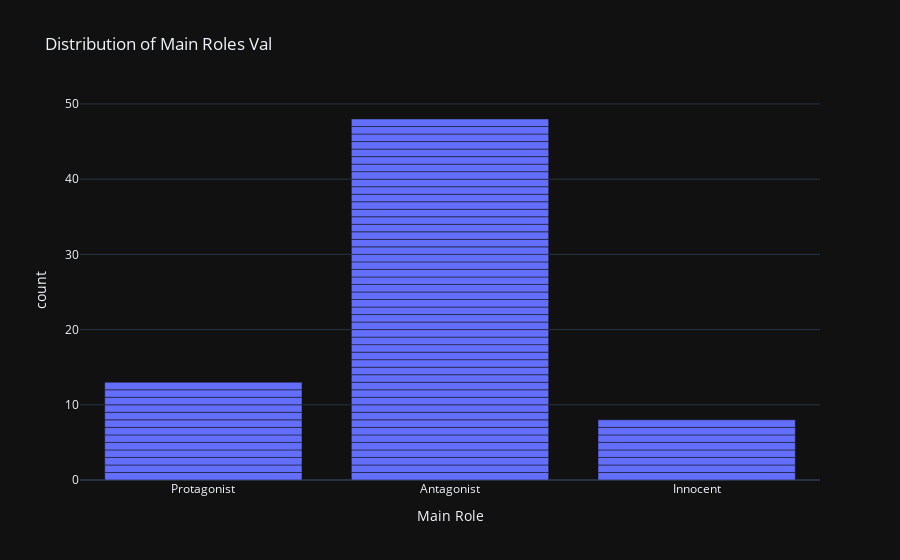

Here is the notebook cell this chart was saved with:
### Code cell
# plot the distribution of main_role
# Create a bar plot of the fine-grained role counts
fig = px.bar(df_val, 
             x='main_role', 
             title='Distribution of Main Roles Val',
             labels={'main_role': 'Main Role'},
             template='plotly_dark')  # Optional: Dark theme

# Show the plot
fig.show()

### Figure 1 — Plotly figure (JSON) as saved in the notebook; plotly's stock layout.template omitted (floating-point values rounded to 4 significant figures)
{"data": [{"alignmentgroup": "True", "hovertemplate": "Main Role=%{x}<br>count=%{y}<extra></extra>", "legendgroup": "", "marker": {"color": "#636efa", "pattern": {"shape": ""}}, "name": "", "offsetgroup": "", "orientation": "v", "showlegend": false, "textposition": "auto", "type": "bar", "x": ["Protagonist", "Antagonist", "Protagonist", "Antagonist", "Antagonist", "Antagonist", "Protagonist", "Antagonist", "Antagonist", "Antagonist", "Protagonist", "Antagonist", "Antagonist", "Innocent", "Protagonist", "Antagonist", "Innocent", "Protagonist", "Antagonist", "Antagonist", "Innocent", "Antagonist", "Antagonist", "Antagonist", "Antagonist", "Protagonist", "Antagonist", "Antagonist", "Antagonist", "Innocent", "Protagonist", "Antagonist", "Antagonist", "Antagonist", "Innocent", "Antagonist", "Antagonist", "Innocent", "Protagonist", "Innocent", "Antagonist", "Antagonist", "Protagonist", "Innocent", "Antagonist", "Protagonist", "Antagonist", "Antagonist", "Antagonist", "Antagonist", "Antagonist", "Antagonist", "Antagonist", "Antagonist", "Antagonist", "Antagonist", "Antagonist", "Antagonist", "Antagonist", "Protagonist", "Antagonist", "Antagonist", "Antagonist", "Antagonist", "Antagonist", "Antagonist", "Protagonist", "Antagonist", "Antagonist"], "xaxis": "x", "y": [1, 1, 1, 1, 1, 1, 1, 1, 1, 1, 1, 1, 1, 1, 1, 1, 1, 1, 1, 1, 1, 1, 1, 1, 1, 1, 1, 1, 1, 1, 1, 1, 1, 1, 1, 1, 1, 1, 1, 1, 1, 1, 1, 1, 1, 1, 1, 1, 1, 1, 1, 1, 1, 1, 1, 1, 1, 1, 1, 1, 1, 1, 1, 1, 1, 1, 1, 1, 1], "yaxis": "y"}], "layout": {"barmode": "relative", "legend": {"tracegroupgap": 0}, "title": {"text": "Distribution of Main Roles Val"}, "xaxis": {"anchor": "y", "domain": [0, 1], "title": {"text": "Main Role"}}, "yaxis": {"anchor": "x", "domain": [0, 1], "title": {"text": "count"}}}}
